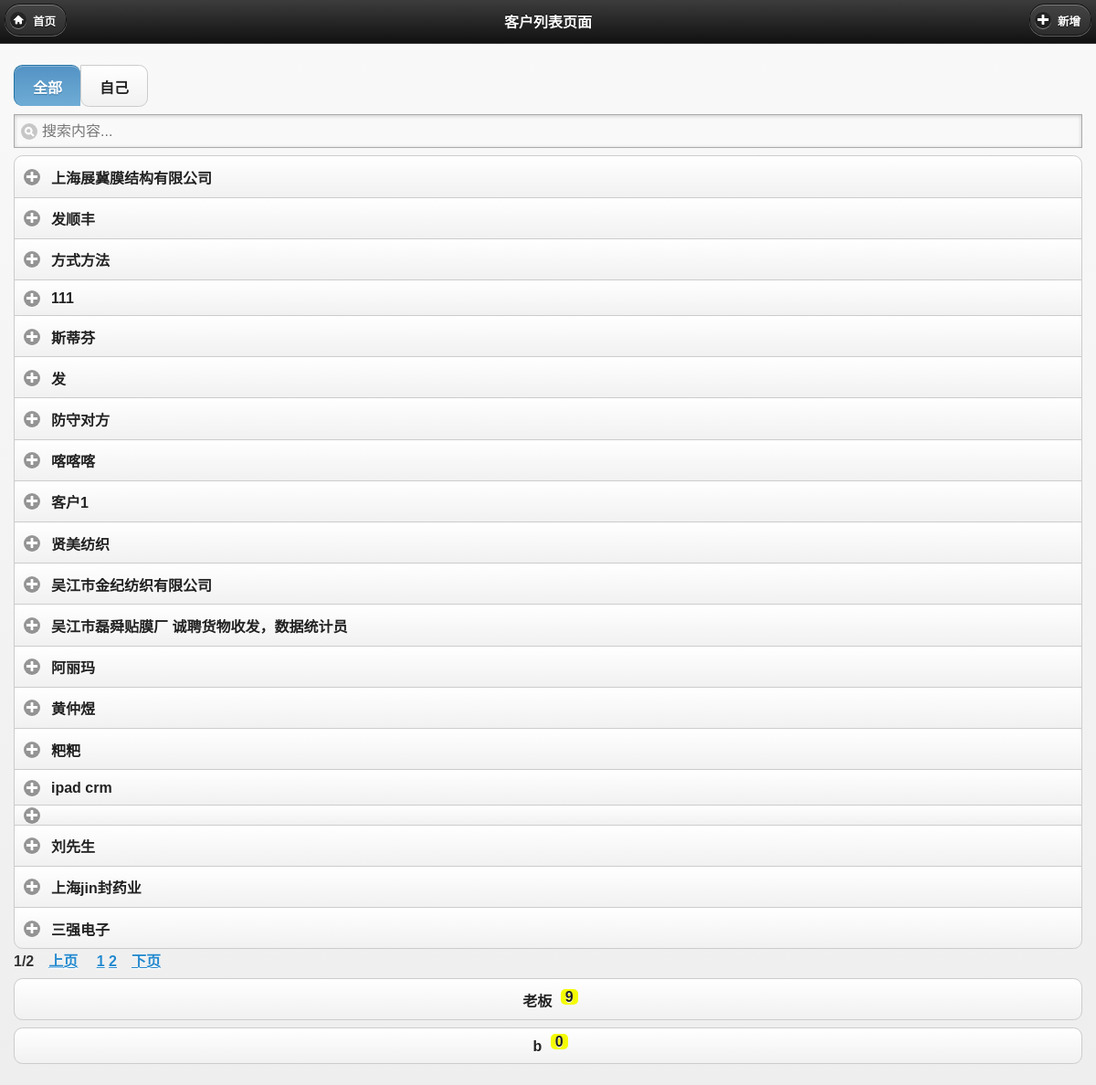
Screenshot of /customer/mcustomer_list.php (signed in) with the database file from the repository.
### tables this page shows
CREATE TABLE `crm_customer` (
  `id` int(6) NOT NULL auto_increment,
  `name` varchar(100) NOT NULL,
  `addr` varchar(100) NOT NULL,
  `tel` varchar(50) NOT NULL,
  `mobile` varchar(50) NOT NULL,
  `qq` varchar(50) NOT NULL,
  `website` varchar(50) default NULL,
  `httpurl` varchar(50) NOT NULL,
  `fax` varchar(50) NOT NULL,
  `email` varchar(50) NOT NULL,
  `dateline` datetime NOT NULL,
  `area` int(5) NOT NULL,
  `industry` int(5) NOT NULL,
  `services` varchar(200) NOT NULL,
  `rank` int(4) NOT NULL,
  `managerid` varchar(50) default NULL,
  `msn` varchar(100) default NULL,
  `skype` varchar(100) default NULL,
  `source` varchar(10) default NULL,
  `level` varchar(10) default NULL,
  `createTime` datetime default NULL,
  `updateTime` datetime default NULL,
  `createUser` varchar(20) default NULL,
  `star` varchar(2) default NULL,
  `viewcount` int(6) default '0',
  PRIMARY KEY  (`id`)
);

CREATE TABLE `crm_manager` (
  `id` int(6) NOT NULL auto_increment,
  `pid` int(6) default '0',
  `username` varchar(20) NOT NULL,
  `password` varchar(32) NOT NULL,
  `usermenu` text NOT NULL,
  `loginip` varchar(25) NOT NULL,
  `logintime` varchar(10) NOT NULL,
  `logincount` int(5) NOT NULL,
  `supermanager` int(2) NOT NULL,
  `addtime` datetime NOT NULL,
  PRIMARY KEY  (`id`)
);

### inc/conn.php (called while the page is built, shortened)
<?php
$dbhost = "127.0.0.1";
$dbuser = "root";
require_once 'db_function.php';
require_once 'function.php';
$db = new db_mysql();
?>

### inc/db_function.php (called while the page is built, shortened)
<?php
class db_mysql {
	private $link_id = NULL;
	function __construct() {
		$this->debug = false;
	}
	function connect($dbhost, $dbuser, $dbpwd, $dbname = '', $dbcharset = 'utf8', $pconnect = 0) {
		if ($pconnect) {
			if (! $this->link_id = mysql_pconnect ( $dbhost, $dbuser, $dbpwd )) {
				$this->ErrorMsg ();
			}
		} else {
			if (! $this->link_id = mysql_connect ( $dbhost, $dbuser, $dbpwd, 1 )) {
				$this->ErrorMsg ();
			}
		}
	}
	function query($sql) {
		if (! ($query = mysql_query ( $sql, $this->link_id ))) {
			$this->ErrorMsg ();
			return false;
		} else {
			return $query;
		}
	}
	function getList($sql) {
		$res = $this->query ( $sql );
		if ($res !== false) {
			$arr = array ();
			while ( $row = mysql_fetch_assoc ( $res ) ) {
				$arr [] = $row;
			}
			return $arr;
		} else {
			return false;
		}
	}
	function selectLimit($sql, $numrows=-1, $offset=-1) {
		if($offset==-1){
			$sql .= ' LIMIT ' . $numrows;
		}else{
			$sql .= ' LIMIT ' . $offset . ', ' . $numrows;
		}
		return $this->getList( $sql );
	}
	function getOneRow($sql) {
		$res = $this->query ( $sql );
		if ($res !== false) {
			return mysql_fetch_assoc ( $res );
		} else {
			return false;
		}
	}
}
?>

### customer/mcustomer_list.php (the view, shortened to what this page needs)
<?php
require_once '../inc/const.php';
$page 			= $_GET ['page'] ? $_GET ['page'] : 1;
$page_size 		= 20;
$sqlstr="select * from {pre}customer where 1=1 ";
$industry = getvar('industry');
$managerid = getvar('managerid');
$username=getvar('username');
$username = empty($username) ? $_SESSION['username'] : $username;
$userId=getUserIDbyName($username);
if($managerid=='public'){
	$sqlstr=$sqlstr." and managerid=''";
}elseif($managerid=='my'){
	$sqlstr=$sqlstr." and managerid='" . $username . "'";
}else{
	$sqlstr=$sqlstr." and managerid in ('" . $username ."'" . getsubmanager($userId) . ")";
}
$sqlstr=$sqlstr." order by id desc";
$sqlstr = get_sql($sqlstr);
$s_list = $db->selectLimit ( $sqlstr, $page_size, ($page - 1) * $page_size );
?>
<!DOCTYPE html>
<html>
<head>
<link rel="stylesheet" href="../jquerymobile/jquery.mobile-1.3.2.min.css">
</head>
<body>
<div data-role="page" id="page1">
		<div data-role="header" data-position="fixed">
		<a href="../cm.php" data-icon="home" data-ajax="false" >首页</a><h1>客户列表页面</h1><a data-ajax="false" href="./mcustomer_add.php?industry=<?php echo $industry?>" data-icon="plus">新增</a>
	</div>
    <div data-role="content">
        <form method="post" name="customerSearch" action="mcustomer_list.php?industry=<?php echo $industry?>">
	        	<div data-role="controlgroup" data-type="vertical" style="margin-top:0px;padding-top:0px;">
    <fieldset data-role="controlgroup" data-type="horizontal">
				<label for="major_comp" onclick="document.customerSearch.submit();">全部</label>
				<label for="major_eng" onclick="document.customerSearch.submit();">自己</label>
		</fieldset>
    <input type="search" name="search" id="search" placeholder="搜索内容...">
    </div>
         </form>
        <div data-role="collapsible-set">
         		<?php
							foreach ($s_list as $list){
						?>
            <div data-role="collapsible" data-collapsed="true">
                <h3>
                    <?php echo $list['name'] ;?>
                </h3>
            </div>
             <?php
					  	}
					  ?>
        </div>
          <?php
					     $sqlstr=get_sql("select id,username from {pre}manager where pid=".$userId." order by id desc");
					     $s_list = $db->getlist($sqlstr);
								foreach ($s_list as $vo){
					     ?>
					  <div data-role="controlgroup" data-type="vertical">
				    <a href="./mcustomer_list.php?industry=<?php echo $industry;?>&username=<?php echo $vo['username'];?>" data-ajax="false"  data-role="button"><?php echo $vo['username'];?>
				    	<span class="tips"><?php echo getCustomerCount2($industry,$vo['username'],"true");?></span></a>
				  </div>
 					 <?php
					  	}
					  ?>
    </div>
</div>
</body>
</html>

### rows the page displays
crm_customer: name "上海展冀膜结构有限公司"
crm_customer: name "发顺丰"
crm_customer: name "方式方法"
crm_customer: name "111"
crm_customer: name "斯蒂芬"
crm_customer: name "发"
crm_customer: name "防守对方"
crm_customer: name "喀喀喀"
crm_customer: name "客户1"
crm_customer: name "贤美纺织"
crm_customer: name "吴江市金纪纺织有限公司"
crm_customer: name "吴江市磊舜贴膜厂 诚聘货物收发，数据统计员"
crm_customer: name "阿丽玛"
crm_customer: name "黄仲煜"
crm_customer: name "粑粑"
crm_customer: name "ipad crm"
crm_customer: name "刘先生"
crm_customer: name "上海jin封药业"
crm_customer: name "三强电子"
crm_manager: username "老板", username "9"
crm_manager: username "b", username "0"

### other values shown
$p "1"
$page_nums "2"
